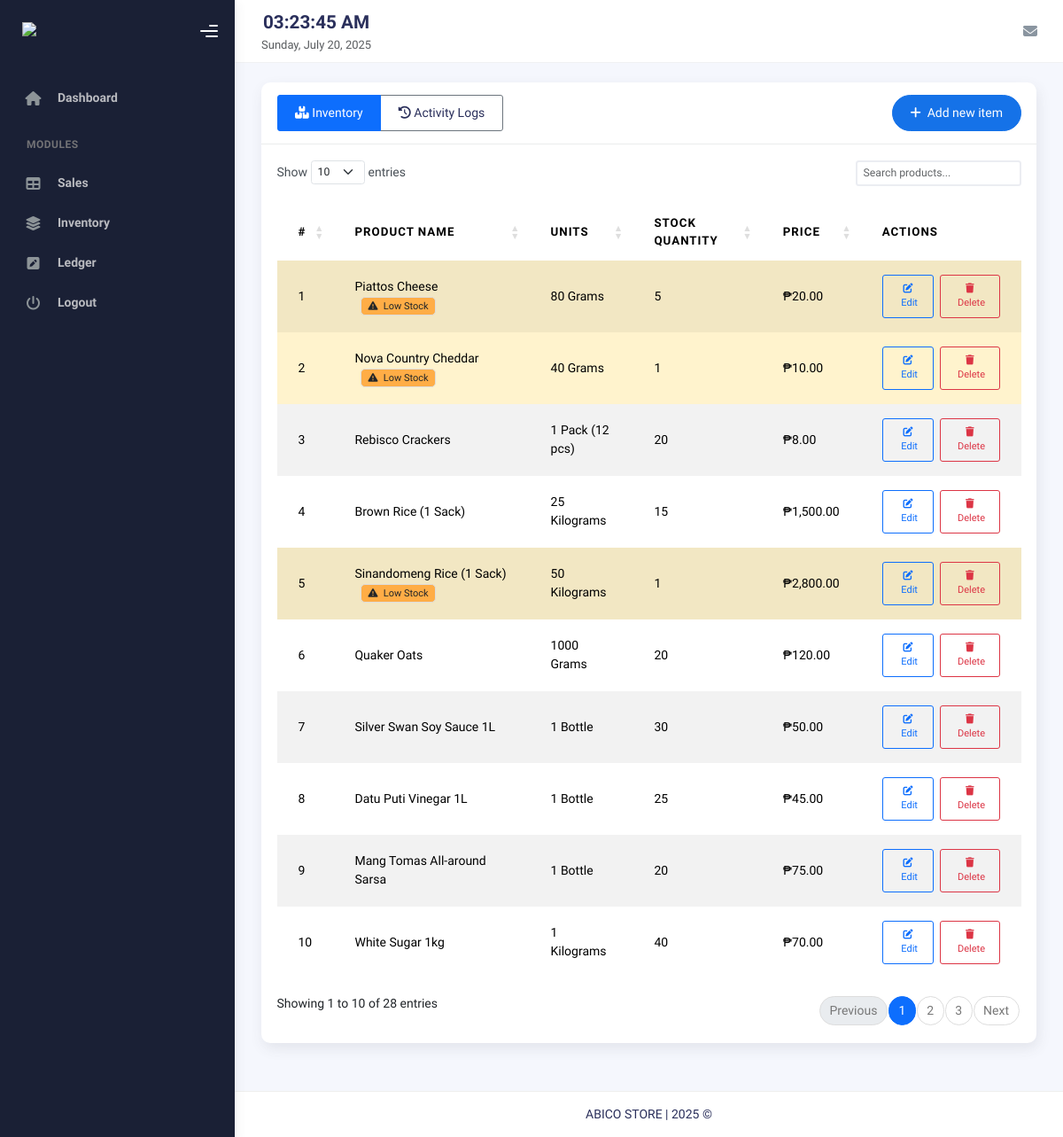
Screenshot of /inventory/index.php (signed in) with the database file from the repository.
### tables this page shows
CREATE TABLE `products` (
  `id` int(11) NOT NULL,
  `product_name` varchar(255) NOT NULL,
  `unit_value` int(11) NOT NULL DEFAULT 1,
  `unit_type` varchar(20) NOT NULL DEFAULT 'piece',
  `other_unit_type` varchar(50) DEFAULT NULL,
  `pieces_per_pack` int(11) DEFAULT NULL,
  `stock_quantity` int(11) NOT NULL,
  `low_stock_threshold` int(11) DEFAULT NULL COMMENT 'Threshold for low stock notification',
  `price_per_unit` decimal(10,2) NOT NULL DEFAULT 0.00,
  `created_at` timestamp NOT NULL DEFAULT current_timestamp(),
  `updated_at` timestamp NOT NULL DEFAULT current_timestamp() ON UPDATE current_timestamp()
);

### inventory/index.php (the view, shortened to what this page needs)
<?php
$database = new dbconn();
$db = $database->getConnection();
$stmt = $db->query("SELECT * FROM products ORDER BY created_at DESC");
include __DIR__ . "/../templates/header.php";
include __DIR__ . "/../templates/sidebar.php";
include __DIR__ . "/../templates/nav.php";
?>
<div class="container">
    <div class="page-inner">
        <div class="card">
            <div class="card-header d-flex align-items-center justify-content-between">
                <div class="d-flex align-items-center">
                    <h4 class="card-title mb-0">
                        <div class="btn-group" role="group">
                            <a href="index.php" class="btn btn-outline-primary active">
                                <i class="fas fa-boxes"></i> Inventory
                            </a>
                            <a href="activity_log.php" class="btn btn-outline-secondary">
                                <i class="fas fa-history"></i> Activity Logs
                            </a>
                        </div>
                    </h4>
                </div>
                <button class="btn btn-primary btn-round" data-bs-toggle="modal" data-bs-target="#addProductModal">
                    <i class="fas fa-plus me-2"></i>Add new item
                </button>
            </div>
            <div class="card-body">
                <div class="table-responsive">
                    <table id="inventoryTable" class="table table-hover table-striped" style="width:100%">
                        <thead>
                            <tr>
                                <th>#</th>
                                <th>Product Name</th>
                                <th>Units</th>
                                <th>Stock Quantity</th>
                                <th>Price</th>
                                <th>Actions</th>
                            </tr>
                        </thead>
                        <tbody>
                            <?php while ($row = $stmt->fetch(PDO::FETCH_ASSOC)) {
                                $stockQuantity = $row['stock_quantity'] ?? $row['quantity'];
                                $lowStockThreshold = $row['low_stock_threshold'] ?? null;
                                $isLowStock = $lowStockThreshold !== null && $stockQuantity > 0 && $stockQuantity <= $lowStockThreshold;
                                $isOutOfStock = $stockQuantity <= 0;
                                $rowClass = $isOutOfStock ? 'table-danger' : ($isLowStock ? 'table-warning' : '');
                            ?>
                            <tr class="<?php echo $rowClass; ?>" data-low-stock-threshold="<?php echo $lowStockThreshold; ?>">
                                <td></td>
                                <td>
                                    <?php echo htmlspecialchars($row['product_name']); ?>
                                    <?php if ($isOutOfStock): ?>
                                    <span class="badge bg-danger text-white ms-2" data-bs-toggle="tooltip" title="Out of stock!">
                                        <i class="fas fa-times-circle me-1"></i> Out of Stock
                                    </span>
                                    <?php elseif ($isLowStock): ?>
                                    <span class="badge bg-warning text-dark ms-2" data-bs-toggle="tooltip" title="Low stock! Current quantity is below the threshold of <?php echo $lowStockThreshold; ?>">
                                        <i class="fas fa-exclamation-triangle me-1"></i> Low Stock
                                    </span>
                                    <?php endif; ?>
                                </td>
                                <td>
                                    <?php
                                    $unitValue = $row['unit_value'] ?? 1;
                                    $unitType = $row['unit_type'] ?? '';
                                    $unitMap = [
                                        'g' => 'Grams',
                                        'kg' => 'Kilograms',
                                        'L' => 'Liters',
                                        'ml' => 'Milliliters',
                                        'pc' => 'Pieces',
                                        'doz' => 'Dozen',
                                        'set' => 'Set',
                                        'tray' => 'Tray',
                                        'pack' => 'Pack' . (!empty($row['pieces_per_pack']) ? ' (' . $row['pieces_per_pack'] . ' pcs)' : ''),
                                        'other' => !empty($row['other_unit_type']) ? htmlspecialchars($row['other_unit_type']) : 'Other'
                                    ];
                                    $displayUnit = $unitMap[$unitType] ?? ucfirst($unitType);
                                    echo $unitValue . ' ' . $displayUnit . ($unitValue != 1 && !in_array($unitType, ['g', 'kg', 'L', 'ml', 'pc', 'doz', 'set', 'tray', 'pack', 'other']) ? 's' : '');
                                    ?>
                                </td>
                                <td><?php echo $row['stock_quantity'] ?? $row['quantity']; ?></td>
                                <td data-order="<?php echo $row['price_per_unit'] ?? $row['price']; ?>">₱<?php echo number_format(($row['price_per_unit'] ?? $row['price']), 2); ?></td>
                                <td>
                                    <div class="d-flex gap-2">
                                        <button class="btn btn-outline-primary btn-sm edit-product"
                                                data-id="<?php echo $row['id']; ?>"
                                                data-name="<?php echo htmlspecialchars($row['product_name']); ?>"
                                                data-quantity="<?php echo $row['stock_quantity'] ?? $row['quantity']; ?>"
                                                data-unit-type="<?php echo htmlspecialchars($row['unit_type'] ?? ''); ?>"
                                                data-unit-value="<?php echo $row['unit_value'] ?? '1'; ?>"
                                                data-other-unit-type="<?php echo htmlspecialchars($row['other_unit_type'] ?? ''); ?>"
                                                data-pieces-per-pack="<?php echo $row['pieces_per_pack'] ?? ''; ?>"
                                                data-price="<?php echo $row['price_per_unit'] ?? $row['price']; ?>"
                                                data-low-stock-threshold="<?php echo $lowStockThreshold; ?>"
                                                data-bs-toggle="tooltip"
                                                data-bs-placement="top"
                                                title="Edit product"
                                                aria-label="Edit product">
                                            <i class="fas fa-edit"></i>
                                            <span class="d-none d-sm-inline ms-1">Edit</span>
                                        </button>
                                        <button class="btn btn-outline-danger btn-sm delete-product"
                                                data-id="<?php echo $row['id']; ?>"
                                                data-name="<?php echo htmlspecialchars($row['product_name']); ?>"
                                                data-bs-toggle="tooltip"
                                                data-bs-placement="top"
                                                title="Delete product"
                                                aria-label="Delete product">
                                            <i class="fas fa-trash"></i>
                                            <span class="d-none d-sm-inline ms-1">Delete</span>
                                        </button>
                                    </div>
                                </td>
                            </tr>
                            <?php } ?>
                        </tbody>
                    </table>
                </div>
            </div>
        </div>
    </div>
</div>
<?php include __DIR__ . "/../templates/footer.php"; ?>
<link rel="stylesheet" type="text/css" href="https://cdn.datatables.net/1.11.5/css/dataTables.bootstrap5.min.css">
</body>

### rows the page displays
products: product_name "Piattos Cheese", unit_value "80", displayUnit "Grams", stock_quantity "5", price_per_unit "20.00"
products: product_name "Nova Country Cheddar", unit_value "40", displayUnit "Grams", stock_quantity "1", price_per_unit "10.00"
products: product_name "Rebisco Crackers", unit_value "1", displayUnit "Pack (12 pcs)", stock_quantity "20", price_per_unit "8.00"
products: product_name "Brown Rice (1 Sack)", unit_value "25", displayUnit "Kilograms", stock_quantity "15", price_per_unit "1,500.00"
products: product_name "Sinandomeng Rice (1 Sack)", unit_value "50", displayUnit "Kilograms", stock_quantity "1", price_per_unit "2,800.00"
products: product_name "Quaker Oats", unit_value "1000", displayUnit "Grams", stock_quantity "20", price_per_unit "120.00"
products: product_name "Silver Swan Soy Sauce 1L", unit_value "1", displayUnit "Bottle", stock_quantity "30", price_per_unit "50.00"
products: product_name "Datu Puti Vinegar 1L", unit_value "1", displayUnit "Bottle", stock_quantity "25", price_per_unit "45.00"
products: product_name "Mang Tomas All-around Sarsa", unit_value "1", displayUnit "Bottle", stock_quantity "20", price_per_unit "75.00"
products: product_name "White Sugar 1kg", unit_value "1", displayUnit "Kilograms", stock_quantity "40", price_per_unit "70.00"
